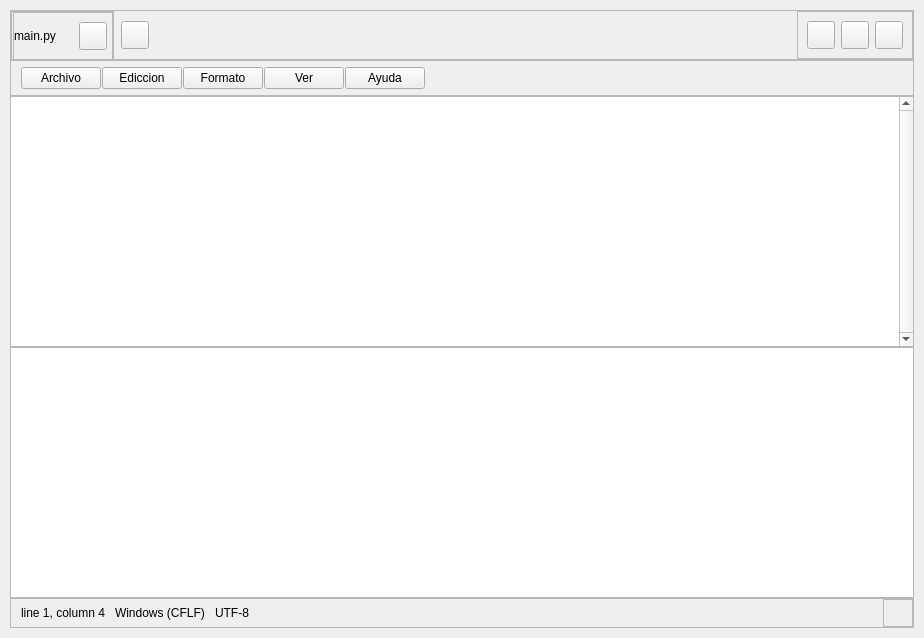
<?xml version="1.0" encoding="UTF-8"?>
<ui version="4.0">
 <class>MainWindow</class>
 <widget class="QMainWindow" name="MainWindow">
  <property name="geometry">
   <rect>
    <x>0</x>
    <y>0</y>
    <width>924</width>
    <height>638</height>
   </rect>
  </property>
  <property name="windowTitle">
   <string>MainWindow</string>
  </property>
  <property name="styleSheet">
   <string notr="true">* {
border: none;
}

/*BEGIN TOP*/
/******************************************************/
#top {
background: #3C3C3C;
border-top-left-radius: 4px;
border-top-right-radius: 4px;
}

#basic_buttons &gt; QPushButton, #btn_add { background: transparent; border-radius: 4px; }
#basic_buttons &gt; QPushButton:hover, #btn_add:hover { background: #505050; }

#btn_minimize { image: url(:/icons/assets/icons/minimize.png); }
#btn_maximize { image: url(:/icons/assets/icons/maximize.png); }
#btn_close { image: url(:/icons/assets/icons/close.png); }
#btn_add { image: url(:/icons/assets/icons/add.png); }

#pages { padding-top: 5px; }

#pages &gt; QFrame {
border-top-left-radius: 4px;
border-top-right-radius: 4px;
}

#pages &gt; QFrame &gt; QLabel {
background-position: left center;
background-repeat: no-repeat;
background-image: url(:/icons/assets/icons/icon-top.png), url(:/icons/assets/icons/close.png);

text-align: left;
padding-left: 35px;
padding-right: 10px;
color: #E8EBEA;
}

#pages &gt; QFrame &gt; QPushButton {
	image: url(:/icons/assets/icons/close.png);

}

#pages &gt; Qframe:hover {
color: #3C3C3C;
background-color: #E8EBEA;
}

/*END TOP*/
/******************************************************/



/*BEGIN MENU*/
/******************************************************/
#menu {
border-bottom: 1px solid #3C3C3C;
}

#menu &gt; QPushButton {
background: transparent;
padding: 4px 5px;
border-radius: 2px;
color: #fff;
font-size: 9pt;
}
#menu &gt; QPushButton:hover {
background: #505050;
}

/*END MENU*/
/******************************************************/




/*BEGIN CENTER*/
/******************************************************/


CodeEditor, #document_1, #txt_cmd, #menu {
background: #1E1E1E;
font: 100 12pt &quot;Consolas&quot;;
color: rgb(255, 255, 255);
}

#txt_cmd {
border-top: 1px solid #3C3C3C;
}


/*END CENTER*/
/******************************************************/





/*BEGIN BOTTOM*/
/******************************************************/

#bottom {
background: #007ACC;
border-bottom-left-radius: 4px;
border-bottom-right-radius: 4px;
}

#bottom &gt; QLabel {
color: #fff;
}

#resize {
image: url(:/icons/assets/icons/resize.png);
}

/*END BOTTOM*/
/******************************************************/</string>
  </property>
  <widget class="QWidget" name="App">
   <property name="styleSheet">
    <string notr="true">/* /////////////////////////////////////////////////////////////////////////////////////////////////
ScrollBars */
 QScrollBar:vertical {
	border: none;
    background: rgba(255, 255, 255, 35);
    width: 20px;
    margin: 0px;
 }


 QScrollBar::handle:vertical {	
	background: rgba(255, 255, 255, 175);
    min-height: 25px;
 }
 QScrollBar::add-line:vertical {
    border: none;
    background: transparent;
    height: 0px;
     subcontrol-position: bottom;
     subcontrol-origin: margin;
 }
 QScrollBar::sub-line:vertical {
	border: none;
    background: transparent;
    height: 0px;
     subcontrol-position: top;
     subcontrol-origin: margin;
 }

QScrollBar::up-arrow:vertical, QScrollBar::down-arrow:vertical { background: none; }
QScrollBar::add-page:vertical, QScrollBar::sub-page:vertical { background: none; }
QScrollBar::up-arrow:horizontal, QScrollBar::down-arrow:horizontal { background: none; }
QScrollBar::add-page:horizontal, QScrollBar::sub-page:horizontal { background: none; }

/* /////////////////////////////////////////////////////////////////////////////////////////////////

</string>
   </property>
   <layout class="QVBoxLayout" name="verticalLayout">
    <property name="spacing">
     <number>0</number>
    </property>
    <property name="leftMargin">
     <number>10</number>
    </property>
    <property name="topMargin">
     <number>10</number>
    </property>
    <property name="rightMargin">
     <number>10</number>
    </property>
    <property name="bottomMargin">
     <number>10</number>
    </property>
    <item>
     <widget class="QFrame" name="top">
      <property name="minimumSize">
       <size>
        <width>0</width>
        <height>50</height>
       </size>
      </property>
      <property name="maximumSize">
       <size>
        <width>16777215</width>
        <height>50</height>
       </size>
      </property>
      <property name="frameShape">
       <enum>QFrame::StyledPanel</enum>
      </property>
      <property name="frameShadow">
       <enum>QFrame::Raised</enum>
      </property>
      <layout class="QHBoxLayout" name="horizontalLayout">
       <property name="spacing">
        <number>7</number>
       </property>
       <property name="leftMargin">
        <number>0</number>
       </property>
       <property name="topMargin">
        <number>0</number>
       </property>
       <property name="rightMargin">
        <number>0</number>
       </property>
       <property name="bottomMargin">
        <number>0</number>
       </property>
       <item>
        <widget class="QFrame" name="pages">
         <property name="minimumSize">
          <size>
           <width>0</width>
           <height>50</height>
          </size>
         </property>
         <property name="maximumSize">
          <size>
           <width>16777215</width>
           <height>50</height>
          </size>
         </property>
         <property name="frameShape">
          <enum>QFrame::StyledPanel</enum>
         </property>
         <property name="frameShadow">
          <enum>QFrame::Raised</enum>
         </property>
         <layout class="QHBoxLayout" name="Layout_pages">
          <property name="spacing">
           <number>0</number>
          </property>
          <property name="leftMargin">
           <number>1</number>
          </property>
          <property name="topMargin">
           <number>0</number>
          </property>
          <property name="rightMargin">
           <number>0</number>
          </property>
          <property name="bottomMargin">
           <number>0</number>
          </property>
          <item>
           <widget class="QFrame" name="file_1">
            <property name="minimumSize">
             <size>
              <width>100</width>
              <height>0</height>
             </size>
            </property>
            <property name="frameShape">
             <enum>QFrame::StyledPanel</enum>
            </property>
            <property name="frameShadow">
             <enum>QFrame::Raised</enum>
            </property>
            <layout class="QHBoxLayout" name="file_layout_1">
             <property name="spacing">
              <number>0</number>
             </property>
             <property name="leftMargin">
              <number>0</number>
             </property>
             <property name="topMargin">
              <number>0</number>
             </property>
             <property name="rightMargin">
              <number>5</number>
             </property>
             <property name="bottomMargin">
              <number>0</number>
             </property>
             <item>
              <widget class="QLabel" name="lbl_1">
               <property name="text">
                <string>main.py</string>
               </property>
              </widget>
             </item>
             <item>
              <widget class="QPushButton" name="btn_close_1">
               <property name="minimumSize">
                <size>
                 <width>28</width>
                 <height>28</height>
                </size>
               </property>
               <property name="maximumSize">
                <size>
                 <width>28</width>
                 <height>28</height>
                </size>
               </property>
               <property name="cursor">
                <cursorShape>PointingHandCursor</cursorShape>
               </property>
               <property name="text">
                <string/>
               </property>
              </widget>
             </item>
            </layout>
           </widget>
          </item>
         </layout>
        </widget>
       </item>
       <item>
        <widget class="QPushButton" name="btn_add">
         <property name="minimumSize">
          <size>
           <width>28</width>
           <height>28</height>
          </size>
         </property>
         <property name="maximumSize">
          <size>
           <width>28</width>
           <height>28</height>
          </size>
         </property>
         <property name="cursor">
          <cursorShape>PointingHandCursor</cursorShape>
         </property>
         <property name="text">
          <string/>
         </property>
        </widget>
       </item>
       <item>
        <spacer name="horizontalSpacer">
         <property name="orientation">
          <enum>Qt::Horizontal</enum>
         </property>
         <property name="sizeHint" stdset="0">
          <size>
           <width>40</width>
           <height>20</height>
          </size>
         </property>
        </spacer>
       </item>
       <item>
        <widget class="QFrame" name="basic_buttons">
         <property name="minimumSize">
          <size>
           <width>0</width>
           <height>0</height>
          </size>
         </property>
         <property name="frameShape">
          <enum>QFrame::StyledPanel</enum>
         </property>
         <property name="frameShadow">
          <enum>QFrame::Raised</enum>
         </property>
         <layout class="QHBoxLayout" name="horizontalLayout_4">
          <item>
           <widget class="QPushButton" name="btn_minimize">
            <property name="minimumSize">
             <size>
              <width>28</width>
              <height>28</height>
             </size>
            </property>
            <property name="maximumSize">
             <size>
              <width>28</width>
              <height>28</height>
             </size>
            </property>
            <property name="cursor">
             <cursorShape>PointingHandCursor</cursorShape>
            </property>
            <property name="text">
             <string/>
            </property>
           </widget>
          </item>
          <item>
           <widget class="QPushButton" name="btn_maximize">
            <property name="minimumSize">
             <size>
              <width>28</width>
              <height>28</height>
             </size>
            </property>
            <property name="maximumSize">
             <size>
              <width>28</width>
              <height>28</height>
             </size>
            </property>
            <property name="cursor">
             <cursorShape>PointingHandCursor</cursorShape>
            </property>
            <property name="text">
             <string/>
            </property>
           </widget>
          </item>
          <item>
           <widget class="QPushButton" name="btn_close">
            <property name="minimumSize">
             <size>
              <width>28</width>
              <height>28</height>
             </size>
            </property>
            <property name="maximumSize">
             <size>
              <width>28</width>
              <height>28</height>
             </size>
            </property>
            <property name="cursor">
             <cursorShape>PointingHandCursor</cursorShape>
            </property>
            <property name="text">
             <string/>
            </property>
           </widget>
          </item>
         </layout>
        </widget>
       </item>
      </layout>
     </widget>
    </item>
    <item>
     <widget class="QFrame" name="menu">
      <property name="minimumSize">
       <size>
        <width>0</width>
        <height>36</height>
       </size>
      </property>
      <property name="maximumSize">
       <size>
        <width>16777215</width>
        <height>36</height>
       </size>
      </property>
      <property name="frameShape">
       <enum>QFrame::StyledPanel</enum>
      </property>
      <property name="frameShadow">
       <enum>QFrame::Raised</enum>
      </property>
      <layout class="QHBoxLayout" name="horizontalLayout_2">
       <property name="spacing">
        <number>1</number>
       </property>
       <property name="leftMargin">
        <number>10</number>
       </property>
       <property name="topMargin">
        <number>0</number>
       </property>
       <property name="rightMargin">
        <number>0</number>
       </property>
       <property name="bottomMargin">
        <number>0</number>
       </property>
       <item>
        <widget class="QPushButton" name="file">
         <property name="cursor">
          <cursorShape>PointingHandCursor</cursorShape>
         </property>
         <property name="text">
          <string>Archivo</string>
         </property>
        </widget>
       </item>
       <item>
        <widget class="QPushButton" name="pushButton_5">
         <property name="cursor">
          <cursorShape>PointingHandCursor</cursorShape>
         </property>
         <property name="text">
          <string>Ediccion</string>
         </property>
        </widget>
       </item>
       <item>
        <widget class="QPushButton" name="pushButton_6">
         <property name="cursor">
          <cursorShape>PointingHandCursor</cursorShape>
         </property>
         <property name="text">
          <string>Formato</string>
         </property>
        </widget>
       </item>
       <item>
        <widget class="QPushButton" name="pushButton_2">
         <property name="cursor">
          <cursorShape>PointingHandCursor</cursorShape>
         </property>
         <property name="text">
          <string>Ver</string>
         </property>
        </widget>
       </item>
       <item>
        <widget class="QPushButton" name="pushButton_3">
         <property name="cursor">
          <cursorShape>PointingHandCursor</cursorShape>
         </property>
         <property name="text">
          <string>Ayuda</string>
         </property>
        </widget>
       </item>
       <item>
        <spacer name="horizontalSpacer_2">
         <property name="orientation">
          <enum>Qt::Horizontal</enum>
         </property>
         <property name="sizeHint" stdset="0">
          <size>
           <width>40</width>
           <height>20</height>
          </size>
         </property>
        </spacer>
       </item>
      </layout>
     </widget>
    </item>
    <item>
     <widget class="QSplitter" name="center">
      <property name="orientation">
       <enum>Qt::Vertical</enum>
      </property>
      <property name="handleWidth">
       <number>0</number>
      </property>
      <widget class="QStackedWidget" name="stackedWidget">
       <property name="minimumSize">
        <size>
         <width>0</width>
         <height>0</height>
        </size>
       </property>
       <widget class="QWidget" name="page_1">
        <layout class="QVBoxLayout" name="widget_layout_1">
         <property name="spacing">
          <number>0</number>
         </property>
         <property name="leftMargin">
          <number>0</number>
         </property>
         <property name="topMargin">
          <number>0</number>
         </property>
         <property name="rightMargin">
          <number>0</number>
         </property>
         <property name="bottomMargin">
          <number>0</number>
         </property>
         <item>
          <widget class="CodeEditor" name="document_1">
           <property name="styleSheet">
            <string notr="true"/>
           </property>
           <property name="verticalScrollBarPolicy">
            <enum>Qt::ScrollBarAlwaysOn</enum>
           </property>
           <property name="plainText">
            <string/>
           </property>
          </widget>
         </item>
        </layout>
       </widget>
      </widget>
      <widget class="QTextEdit" name="txt_cmd">
       <property name="minimumSize">
        <size>
         <width>0</width>
         <height>0</height>
        </size>
       </property>
       <property name="styleSheet">
        <string notr="true"/>
       </property>
       <property name="verticalScrollBarPolicy">
        <enum>Qt::ScrollBarAlwaysOff</enum>
       </property>
      </widget>
     </widget>
    </item>
    <item>
     <widget class="QFrame" name="bottom">
      <property name="minimumSize">
       <size>
        <width>0</width>
        <height>30</height>
       </size>
      </property>
      <property name="maximumSize">
       <size>
        <width>16777215</width>
        <height>30</height>
       </size>
      </property>
      <property name="frameShape">
       <enum>QFrame::StyledPanel</enum>
      </property>
      <property name="frameShadow">
       <enum>QFrame::Raised</enum>
      </property>
      <layout class="QHBoxLayout" name="horizontalLayout_3">
       <property name="spacing">
        <number>10</number>
       </property>
       <property name="leftMargin">
        <number>10</number>
       </property>
       <property name="topMargin">
        <number>0</number>
       </property>
       <property name="rightMargin">
        <number>0</number>
       </property>
       <property name="bottomMargin">
        <number>0</number>
       </property>
       <item>
        <widget class="QLabel" name="label">
         <property name="text">
          <string>line 1, column 4</string>
         </property>
        </widget>
       </item>
       <item>
        <widget class="QLabel" name="label_2">
         <property name="text">
          <string>Windows (CFLF)</string>
         </property>
        </widget>
       </item>
       <item>
        <widget class="QLabel" name="label_3">
         <property name="text">
          <string>UTF-8</string>
         </property>
        </widget>
       </item>
       <item>
        <spacer name="horizontalSpacer_3">
         <property name="orientation">
          <enum>Qt::Horizontal</enum>
         </property>
         <property name="sizeHint" stdset="0">
          <size>
           <width>601</width>
           <height>20</height>
          </size>
         </property>
        </spacer>
       </item>
       <item>
        <widget class="QFrame" name="resize">
         <property name="minimumSize">
          <size>
           <width>30</width>
           <height>22</height>
          </size>
         </property>
         <property name="maximumSize">
          <size>
           <width>22</width>
           <height>30</height>
          </size>
         </property>
         <property name="cursor">
          <cursorShape>SizeFDiagCursor</cursorShape>
         </property>
         <property name="frameShape">
          <enum>QFrame::StyledPanel</enum>
         </property>
         <property name="frameShadow">
          <enum>QFrame::Raised</enum>
         </property>
        </widget>
       </item>
      </layout>
     </widget>
    </item>
   </layout>
  </widget>
 </widget>
 <customwidgets>
  <customwidget>
   <class>CodeEditor</class>
   <extends>QPlainTextEdit</extends>
   <header location="global">codeeditor.h</header>
  </customwidget>
 </customwidgets>
 <resources>
  <include location="sources.qrc"/>
 </resources>
 <connections/>
</ui>
